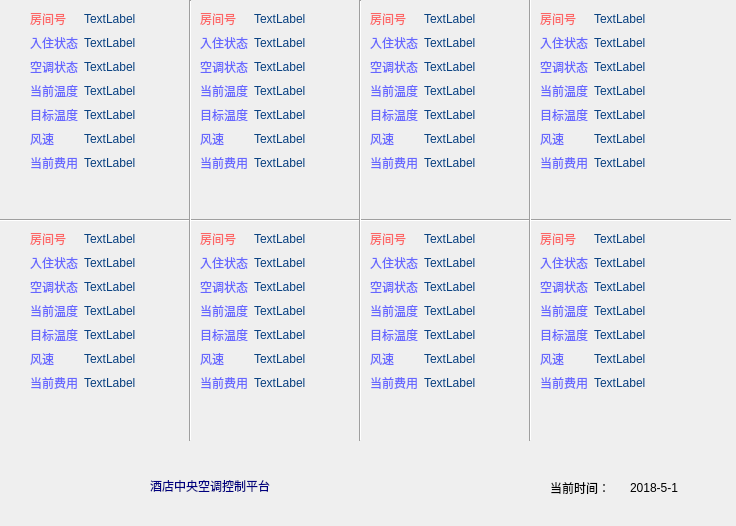
<?xml version="1.0" encoding="UTF-8"?>
<ui version="4.0">
 <class>Control_desk</class>
 <widget class="QWidget" name="Control_desk">
  <property name="geometry">
   <rect>
    <x>0</x>
    <y>0</y>
    <width>736</width>
    <height>526</height>
   </rect>
  </property>
  <property name="windowTitle">
   <string>Form</string>
  </property>
  <widget class="QLabel" name="label">
   <property name="geometry">
    <rect>
     <x>150</x>
     <y>470</y>
     <width>311</width>
     <height>31</height>
    </rect>
   </property>
   <property name="styleSheet">
    <string notr="true">
font:30pt &quot;Wawati SC&quot;;
color:rgb(0, 0, 128)</string>
   </property>
   <property name="text">
    <string>酒店中央空调控制平台</string>
   </property>
  </widget>
  <widget class="QWidget" name="formLayoutWidget">
   <property name="geometry">
    <rect>
     <x>30</x>
     <y>10</y>
     <width>151</width>
     <height>196</height>
    </rect>
   </property>
   <layout class="QFormLayout" name="formLayout">
    <item row="0" column="0">
     <layout class="QVBoxLayout" name="verticalLayout">
      <item>
       <widget class="QLabel" name="label_2">
        <property name="styleSheet">
         <string notr="true">font: 14pt &quot;Wawati SC&quot;;
color:rgb(253, 102, 102)</string>
        </property>
        <property name="text">
         <string>房间号</string>
        </property>
       </widget>
      </item>
      <item>
       <widget class="QLabel" name="label_3">
        <property name="styleSheet">
         <string notr="true">font: 14pt &quot;Wawati SC&quot;;
color:rgb(102, 102, 255)</string>
        </property>
        <property name="text">
         <string>入住状态</string>
        </property>
       </widget>
      </item>
      <item>
       <widget class="QLabel" name="label_4">
        <property name="styleSheet">
         <string notr="true">font: 14pt &quot;Wawati SC&quot;;
color:rgb(102, 102, 255)</string>
        </property>
        <property name="text">
         <string>空调状态</string>
        </property>
       </widget>
      </item>
     </layout>
    </item>
    <item row="0" column="1">
     <layout class="QVBoxLayout" name="verticalLayout_4">
      <item>
       <widget class="QLabel" name="room1">
        <property name="styleSheet">
         <string notr="true">font: 14pt &quot;Wawati SC&quot;;
color:rgb(7, 64, 128)</string>
        </property>
        <property name="text">
         <string>TextLabel</string>
        </property>
       </widget>
      </item>
      <item>
       <widget class="QLabel" name="f_state1">
        <property name="styleSheet">
         <string notr="true">font: 14pt &quot;Wawati SC&quot;;
color:rgb(7, 64, 128)</string>
        </property>
        <property name="text">
         <string>TextLabel</string>
        </property>
       </widget>
      </item>
      <item>
       <widget class="QLabel" name="a_state1">
        <property name="styleSheet">
         <string notr="true">font: 14pt &quot;Wawati SC&quot;;
color:rgb(7, 64, 128)</string>
        </property>
        <property name="text">
         <string>TextLabel</string>
        </property>
       </widget>
      </item>
     </layout>
    </item>
    <item row="1" column="0">
     <layout class="QVBoxLayout" name="verticalLayout_3">
      <item>
       <widget class="QLabel" name="label_6">
        <property name="styleSheet">
         <string notr="true">font: 14pt &quot;Wawati SC&quot;;
color:rgb(102, 102, 255)</string>
        </property>
        <property name="text">
         <string>当前温度</string>
        </property>
       </widget>
      </item>
      <item>
       <widget class="QLabel" name="label_7">
        <property name="styleSheet">
         <string notr="true">font: 14pt &quot;Wawati SC&quot;;
color:rgb(102, 102, 255)</string>
        </property>
        <property name="text">
         <string>目标温度</string>
        </property>
       </widget>
      </item>
      <item>
       <widget class="QLabel" name="label_5">
        <property name="styleSheet">
         <string notr="true">font: 14pt &quot;Wawati SC&quot;;
color:rgb(102, 102, 255)</string>
        </property>
        <property name="text">
         <string>风速</string>
        </property>
       </widget>
      </item>
      <item>
       <widget class="QLabel" name="label_8">
        <property name="styleSheet">
         <string notr="true">font: 14pt &quot;Wawati SC&quot;;
color:rgb(102, 102, 255)</string>
        </property>
        <property name="text">
         <string>当前费用</string>
        </property>
       </widget>
      </item>
     </layout>
    </item>
    <item row="1" column="1">
     <layout class="QVBoxLayout" name="verticalLayout_5">
      <item>
       <widget class="QLabel" name="tmp1">
        <property name="styleSheet">
         <string notr="true">font: 14pt &quot;Wawati SC&quot;;
color:rgb(7, 64, 128)</string>
        </property>
        <property name="text">
         <string>TextLabel</string>
        </property>
       </widget>
      </item>
      <item>
       <widget class="QLabel" name="tar1">
        <property name="styleSheet">
         <string notr="true">font: 14pt &quot;Wawati SC&quot;;
color:rgb(7, 64, 128)</string>
        </property>
        <property name="text">
         <string>TextLabel</string>
        </property>
       </widget>
      </item>
      <item>
       <widget class="QLabel" name="speed1">
        <property name="styleSheet">
         <string notr="true">font: 14pt &quot;Wawati SC&quot;;
color:rgb(7, 64, 128)</string>
        </property>
        <property name="text">
         <string>TextLabel</string>
        </property>
       </widget>
      </item>
      <item>
       <widget class="QLabel" name="fee1">
        <property name="styleSheet">
         <string notr="true">font: 14pt &quot;Wawati SC&quot;;
color:rgb(7, 64, 128)</string>
        </property>
        <property name="text">
         <string>TextLabel</string>
        </property>
       </widget>
      </item>
     </layout>
    </item>
   </layout>
  </widget>
  <widget class="QWidget" name="formLayoutWidget_2">
   <property name="geometry">
    <rect>
     <x>200</x>
     <y>10</y>
     <width>151</width>
     <height>196</height>
    </rect>
   </property>
   <layout class="QFormLayout" name="formLayout_2">
    <item row="0" column="0">
     <layout class="QVBoxLayout" name="verticalLayout_6">
      <item>
       <widget class="QLabel" name="label_15">
        <property name="styleSheet">
         <string notr="true">font: 14pt &quot;Wawati SC&quot;;
color:rgb(253, 102, 102)</string>
        </property>
        <property name="text">
         <string>房间号</string>
        </property>
       </widget>
      </item>
      <item>
       <widget class="QLabel" name="label_16">
        <property name="styleSheet">
         <string notr="true">font: 14pt &quot;Wawati SC&quot;;
color:rgb(102, 102, 255)</string>
        </property>
        <property name="text">
         <string>入住状态</string>
        </property>
       </widget>
      </item>
      <item>
       <widget class="QLabel" name="label_17">
        <property name="styleSheet">
         <string notr="true">font: 14pt &quot;Wawati SC&quot;;
color:rgb(102, 102, 255)</string>
        </property>
        <property name="text">
         <string>空调状态</string>
        </property>
       </widget>
      </item>
     </layout>
    </item>
    <item row="0" column="1">
     <layout class="QVBoxLayout" name="verticalLayout_7">
      <item>
       <widget class="QLabel" name="room2">
        <property name="styleSheet">
         <string notr="true">font: 14pt &quot;Wawati SC&quot;;
color:rgb(7, 64, 128)</string>
        </property>
        <property name="text">
         <string>TextLabel</string>
        </property>
       </widget>
      </item>
      <item>
       <widget class="QLabel" name="f_state2">
        <property name="styleSheet">
         <string notr="true">font: 14pt &quot;Wawati SC&quot;;
color:rgb(7, 64, 128)</string>
        </property>
        <property name="text">
         <string>TextLabel</string>
        </property>
       </widget>
      </item>
      <item>
       <widget class="QLabel" name="a_state2">
        <property name="styleSheet">
         <string notr="true">font: 14pt &quot;Wawati SC&quot;;
color:rgb(7, 64, 128)</string>
        </property>
        <property name="text">
         <string>TextLabel</string>
        </property>
       </widget>
      </item>
     </layout>
    </item>
    <item row="1" column="0">
     <layout class="QVBoxLayout" name="verticalLayout_8">
      <item>
       <widget class="QLabel" name="label_21">
        <property name="styleSheet">
         <string notr="true">font: 14pt &quot;Wawati SC&quot;;
color:rgb(102, 102, 255)</string>
        </property>
        <property name="text">
         <string>当前温度</string>
        </property>
       </widget>
      </item>
      <item>
       <widget class="QLabel" name="label_22">
        <property name="styleSheet">
         <string notr="true">font: 14pt &quot;Wawati SC&quot;;
color:rgb(102, 102, 255)</string>
        </property>
        <property name="text">
         <string>目标温度</string>
        </property>
       </widget>
      </item>
      <item>
       <widget class="QLabel" name="label_23">
        <property name="styleSheet">
         <string notr="true">font: 14pt &quot;Wawati SC&quot;;
color:rgb(102, 102, 255)</string>
        </property>
        <property name="text">
         <string>风速</string>
        </property>
       </widget>
      </item>
      <item>
       <widget class="QLabel" name="label_24">
        <property name="styleSheet">
         <string notr="true">font: 14pt &quot;Wawati SC&quot;;
color:rgb(102, 102, 255)</string>
        </property>
        <property name="text">
         <string>当前费用</string>
        </property>
       </widget>
      </item>
     </layout>
    </item>
    <item row="1" column="1">
     <layout class="QVBoxLayout" name="verticalLayout_9">
      <item>
       <widget class="QLabel" name="tmp2">
        <property name="styleSheet">
         <string notr="true">font: 14pt &quot;Wawati SC&quot;;
color:rgb(7, 64, 128)</string>
        </property>
        <property name="text">
         <string>TextLabel</string>
        </property>
       </widget>
      </item>
      <item>
       <widget class="QLabel" name="tar2">
        <property name="styleSheet">
         <string notr="true">font: 14pt &quot;Wawati SC&quot;;
color:rgb(7, 64, 128)</string>
        </property>
        <property name="text">
         <string>TextLabel</string>
        </property>
       </widget>
      </item>
      <item>
       <widget class="QLabel" name="speed2">
        <property name="styleSheet">
         <string notr="true">font: 14pt &quot;Wawati SC&quot;;
color:rgb(7, 64, 128)</string>
        </property>
        <property name="text">
         <string>TextLabel</string>
        </property>
       </widget>
      </item>
      <item>
       <widget class="QLabel" name="fee2">
        <property name="styleSheet">
         <string notr="true">font: 14pt &quot;Wawati SC&quot;;
color:rgb(7, 64, 128)</string>
        </property>
        <property name="text">
         <string>TextLabel</string>
        </property>
       </widget>
      </item>
     </layout>
    </item>
   </layout>
  </widget>
  <widget class="QWidget" name="formLayoutWidget_3">
   <property name="geometry">
    <rect>
     <x>370</x>
     <y>10</y>
     <width>151</width>
     <height>196</height>
    </rect>
   </property>
   <layout class="QFormLayout" name="formLayout_3">
    <item row="0" column="0">
     <layout class="QVBoxLayout" name="verticalLayout_10">
      <item>
       <widget class="QLabel" name="label_28">
        <property name="styleSheet">
         <string notr="true">font: 14pt &quot;Wawati SC&quot;;
color:rgb(253, 102, 102)</string>
        </property>
        <property name="text">
         <string>房间号</string>
        </property>
       </widget>
      </item>
      <item>
       <widget class="QLabel" name="label_29">
        <property name="styleSheet">
         <string notr="true">font: 14pt &quot;Wawati SC&quot;;
color:rgb(102, 102, 255)</string>
        </property>
        <property name="text">
         <string>入住状态</string>
        </property>
       </widget>
      </item>
      <item>
       <widget class="QLabel" name="label_30">
        <property name="styleSheet">
         <string notr="true">font: 14pt &quot;Wawati SC&quot;;
color:rgb(102, 102, 255)</string>
        </property>
        <property name="text">
         <string>空调状态</string>
        </property>
       </widget>
      </item>
     </layout>
    </item>
    <item row="0" column="1">
     <layout class="QVBoxLayout" name="verticalLayout_11">
      <item>
       <widget class="QLabel" name="room3">
        <property name="styleSheet">
         <string notr="true">font: 14pt &quot;Wawati SC&quot;;
color:rgb(7, 64, 128)</string>
        </property>
        <property name="text">
         <string>TextLabel</string>
        </property>
       </widget>
      </item>
      <item>
       <widget class="QLabel" name="f_state3">
        <property name="styleSheet">
         <string notr="true">font: 14pt &quot;Wawati SC&quot;;
color:rgb(7, 64, 128)</string>
        </property>
        <property name="text">
         <string>TextLabel</string>
        </property>
       </widget>
      </item>
      <item>
       <widget class="QLabel" name="a_state3">
        <property name="styleSheet">
         <string notr="true">font: 14pt &quot;Wawati SC&quot;;
color:rgb(7, 64, 128)</string>
        </property>
        <property name="text">
         <string>TextLabel</string>
        </property>
       </widget>
      </item>
     </layout>
    </item>
    <item row="1" column="0">
     <layout class="QVBoxLayout" name="verticalLayout_12">
      <item>
       <widget class="QLabel" name="label_34">
        <property name="styleSheet">
         <string notr="true">font: 14pt &quot;Wawati SC&quot;;
color:rgb(102, 102, 255)</string>
        </property>
        <property name="text">
         <string>当前温度</string>
        </property>
       </widget>
      </item>
      <item>
       <widget class="QLabel" name="label_35">
        <property name="styleSheet">
         <string notr="true">font: 14pt &quot;Wawati SC&quot;;
color:rgb(102, 102, 255)</string>
        </property>
        <property name="text">
         <string>目标温度</string>
        </property>
       </widget>
      </item>
      <item>
       <widget class="QLabel" name="label_36">
        <property name="styleSheet">
         <string notr="true">font: 14pt &quot;Wawati SC&quot;;
color:rgb(102, 102, 255)</string>
        </property>
        <property name="text">
         <string>风速</string>
        </property>
       </widget>
      </item>
      <item>
       <widget class="QLabel" name="label_37">
        <property name="styleSheet">
         <string notr="true">font: 14pt &quot;Wawati SC&quot;;
color:rgb(102, 102, 255)</string>
        </property>
        <property name="text">
         <string>当前费用</string>
        </property>
       </widget>
      </item>
     </layout>
    </item>
    <item row="1" column="1">
     <layout class="QVBoxLayout" name="verticalLayout_13">
      <item>
       <widget class="QLabel" name="tmp3">
        <property name="styleSheet">
         <string notr="true">font: 14pt &quot;Wawati SC&quot;;
color:rgb(7, 64, 128)</string>
        </property>
        <property name="text">
         <string>TextLabel</string>
        </property>
       </widget>
      </item>
      <item>
       <widget class="QLabel" name="tar3">
        <property name="styleSheet">
         <string notr="true">font: 14pt &quot;Wawati SC&quot;;
color:rgb(7, 64, 128)</string>
        </property>
        <property name="text">
         <string>TextLabel</string>
        </property>
       </widget>
      </item>
      <item>
       <widget class="QLabel" name="speed3">
        <property name="styleSheet">
         <string notr="true">font: 14pt &quot;Wawati SC&quot;;
color:rgb(7, 64, 128)</string>
        </property>
        <property name="text">
         <string>TextLabel</string>
        </property>
       </widget>
      </item>
      <item>
       <widget class="QLabel" name="fee3">
        <property name="styleSheet">
         <string notr="true">font: 14pt &quot;Wawati SC&quot;;
color:rgb(7, 64, 128)</string>
        </property>
        <property name="text">
         <string>TextLabel</string>
        </property>
       </widget>
      </item>
     </layout>
    </item>
   </layout>
  </widget>
  <widget class="QWidget" name="formLayoutWidget_4">
   <property name="geometry">
    <rect>
     <x>540</x>
     <y>10</y>
     <width>151</width>
     <height>196</height>
    </rect>
   </property>
   <layout class="QFormLayout" name="formLayout_4">
    <item row="0" column="0">
     <layout class="QVBoxLayout" name="verticalLayout_14">
      <item>
       <widget class="QLabel" name="label_41">
        <property name="styleSheet">
         <string notr="true">font: 14pt &quot;Wawati SC&quot;;
color:rgb(253, 102, 102)</string>
        </property>
        <property name="text">
         <string>房间号</string>
        </property>
       </widget>
      </item>
      <item>
       <widget class="QLabel" name="label_42">
        <property name="styleSheet">
         <string notr="true">font: 14pt &quot;Wawati SC&quot;;
color:rgb(102, 102, 255)</string>
        </property>
        <property name="text">
         <string>入住状态</string>
        </property>
       </widget>
      </item>
      <item>
       <widget class="QLabel" name="label_43">
        <property name="styleSheet">
         <string notr="true">font: 14pt &quot;Wawati SC&quot;;
color:rgb(102, 102, 255)</string>
        </property>
        <property name="text">
         <string>空调状态</string>
        </property>
       </widget>
      </item>
     </layout>
    </item>
    <item row="0" column="1">
     <layout class="QVBoxLayout" name="verticalLayout_15">
      <item>
       <widget class="QLabel" name="room4">
        <property name="styleSheet">
         <string notr="true">font: 14pt &quot;Wawati SC&quot;;
color:rgb(7, 64, 128)</string>
        </property>
        <property name="text">
         <string>TextLabel</string>
        </property>
       </widget>
      </item>
      <item>
       <widget class="QLabel" name="f_state4">
        <property name="styleSheet">
         <string notr="true">font: 14pt &quot;Wawati SC&quot;;
color:rgb(7, 64, 128)</string>
        </property>
        <property name="text">
         <string>TextLabel</string>
        </property>
       </widget>
      </item>
      <item>
       <widget class="QLabel" name="a_state4">
        <property name="styleSheet">
         <string notr="true">font: 14pt &quot;Wawati SC&quot;;
color:rgb(7, 64, 128)</string>
        </property>
        <property name="text">
         <string>TextLabel</string>
        </property>
       </widget>
      </item>
     </layout>
    </item>
    <item row="1" column="0">
     <layout class="QVBoxLayout" name="verticalLayout_16">
      <item>
       <widget class="QLabel" name="label_47">
        <property name="styleSheet">
         <string notr="true">font: 14pt &quot;Wawati SC&quot;;
color:rgb(102, 102, 255)</string>
        </property>
        <property name="text">
         <string>当前温度</string>
        </property>
       </widget>
      </item>
      <item>
       <widget class="QLabel" name="label_48">
        <property name="styleSheet">
         <string notr="true">font: 14pt &quot;Wawati SC&quot;;
color:rgb(102, 102, 255)</string>
        </property>
        <property name="text">
         <string>目标温度</string>
        </property>
       </widget>
      </item>
      <item>
       <widget class="QLabel" name="label_49">
        <property name="styleSheet">
         <string notr="true">font: 14pt &quot;Wawati SC&quot;;
color:rgb(102, 102, 255)</string>
        </property>
        <property name="text">
         <string>风速</string>
        </property>
       </widget>
      </item>
      <item>
       <widget class="QLabel" name="label_50">
        <property name="styleSheet">
         <string notr="true">font: 14pt &quot;Wawati SC&quot;;
color:rgb(102, 102, 255)</string>
        </property>
        <property name="text">
         <string>当前费用</string>
        </property>
       </widget>
      </item>
     </layout>
    </item>
    <item row="1" column="1">
     <layout class="QVBoxLayout" name="verticalLayout_17">
      <item>
       <widget class="QLabel" name="tmp4">
        <property name="styleSheet">
         <string notr="true">font: 14pt &quot;Wawati SC&quot;;
color:rgb(7, 64, 128)</string>
        </property>
        <property name="text">
         <string>TextLabel</string>
        </property>
       </widget>
      </item>
      <item>
       <widget class="QLabel" name="tar4">
        <property name="styleSheet">
         <string notr="true">font: 14pt &quot;Wawati SC&quot;;
color:rgb(7, 64, 128)</string>
        </property>
        <property name="text">
         <string>TextLabel</string>
        </property>
       </widget>
      </item>
      <item>
       <widget class="QLabel" name="speed4">
        <property name="styleSheet">
         <string notr="true">font: 14pt &quot;Wawati SC&quot;;
color:rgb(7, 64, 128)</string>
        </property>
        <property name="text">
         <string>TextLabel</string>
        </property>
       </widget>
      </item>
      <item>
       <widget class="QLabel" name="fee4">
        <property name="styleSheet">
         <string notr="true">font: 14pt &quot;Wawati SC&quot;;
color:rgb(7, 64, 128)</string>
        </property>
        <property name="text">
         <string>TextLabel</string>
        </property>
       </widget>
      </item>
     </layout>
    </item>
   </layout>
  </widget>
  <widget class="QWidget" name="formLayoutWidget_5">
   <property name="geometry">
    <rect>
     <x>30</x>
     <y>230</y>
     <width>151</width>
     <height>196</height>
    </rect>
   </property>
   <layout class="QFormLayout" name="formLayout_5">
    <item row="0" column="0">
     <layout class="QVBoxLayout" name="verticalLayout_18">
      <item>
       <widget class="QLabel" name="label_54">
        <property name="styleSheet">
         <string notr="true">font: 14pt &quot;Wawati SC&quot;;
color:rgb(253, 102, 102)</string>
        </property>
        <property name="text">
         <string>房间号</string>
        </property>
       </widget>
      </item>
      <item>
       <widget class="QLabel" name="label_55">
        <property name="styleSheet">
         <string notr="true">font: 14pt &quot;Wawati SC&quot;;
color:rgb(102, 102, 255)</string>
        </property>
        <property name="text">
         <string>入住状态</string>
        </property>
       </widget>
      </item>
      <item>
       <widget class="QLabel" name="label_56">
        <property name="styleSheet">
         <string notr="true">font: 14pt &quot;Wawati SC&quot;;
color:rgb(102, 102, 255)</string>
        </property>
        <property name="text">
         <string>空调状态</string>
        </property>
       </widget>
      </item>
     </layout>
    </item>
    <item row="0" column="1">
     <layout class="QVBoxLayout" name="verticalLayout_19">
      <item>
       <widget class="QLabel" name="room5">
        <property name="styleSheet">
         <string notr="true">font: 14pt &quot;Wawati SC&quot;;
color:rgb(7, 64, 128)</string>
        </property>
        <property name="text">
         <string>TextLabel</string>
        </property>
       </widget>
      </item>
      <item>
       <widget class="QLabel" name="f_state5">
        <property name="styleSheet">
         <string notr="true">font: 14pt &quot;Wawati SC&quot;;
color:rgb(7, 64, 128)</string>
        </property>
        <property name="text">
         <string>TextLabel</string>
        </property>
       </widget>
      </item>
      <item>
       <widget class="QLabel" name="a_state5">
        <property name="styleSheet">
         <string notr="true">font: 14pt &quot;Wawati SC&quot;;
color:rgb(7, 64, 128)</string>
        </property>
        <property name="text">
         <string>TextLabel</string>
        </property>
       </widget>
      </item>
     </layout>
    </item>
    <item row="1" column="0">
     <layout class="QVBoxLayout" name="verticalLayout_20">
      <item>
       <widget class="QLabel" name="label_60">
        <property name="styleSheet">
         <string notr="true">font: 14pt &quot;Wawati SC&quot;;
color:rgb(102, 102, 255)</string>
        </property>
        <property name="text">
         <string>当前温度</string>
        </property>
       </widget>
      </item>
      <item>
       <widget class="QLabel" name="label_61">
        <property name="styleSheet">
         <string notr="true">font: 14pt &quot;Wawati SC&quot;;
color:rgb(102, 102, 255)</string>
        </property>
        <property name="text">
         <string>目标温度</string>
        </property>
       </widget>
      </item>
      <item>
       <widget class="QLabel" name="label_62">
        <property name="styleSheet">
         <string notr="true">font: 14pt &quot;Wawati SC&quot;;
color:rgb(102, 102, 255)</string>
        </property>
        <property name="text">
         <string>风速</string>
        </property>
       </widget>
      </item>
      <item>
       <widget class="QLabel" name="label_63">
        <property name="styleSheet">
         <string notr="true">font: 14pt &quot;Wawati SC&quot;;
color:rgb(102, 102, 255)</string>
        </property>
        <property name="text">
         <string>当前费用</string>
        </property>
       </widget>
      </item>
     </layout>
    </item>
    <item row="1" column="1">
     <layout class="QVBoxLayout" name="verticalLayout_21">
      <item>
       <widget class="QLabel" name="tmp5">
        <property name="styleSheet">
         <string notr="true">font: 14pt &quot;Wawati SC&quot;;
color:rgb(7, 64, 128)</string>
        </property>
        <property name="text">
         <string>TextLabel</string>
        </property>
       </widget>
      </item>
      <item>
       <widget class="QLabel" name="tar5">
        <property name="styleSheet">
         <string notr="true">font: 14pt &quot;Wawati SC&quot;;
color:rgb(7, 64, 128)</string>
        </property>
        <property name="text">
         <string>TextLabel</string>
        </property>
       </widget>
      </item>
      <item>
       <widget class="QLabel" name="speed5">
        <property name="styleSheet">
         <string notr="true">font: 14pt &quot;Wawati SC&quot;;
color:rgb(7, 64, 128)</string>
        </property>
        <property name="text">
         <string>TextLabel</string>
        </property>
       </widget>
      </item>
      <item>
       <widget class="QLabel" name="fee5">
        <property name="styleSheet">
         <string notr="true">font: 14pt &quot;Wawati SC&quot;;
color:rgb(7, 64, 128)</string>
        </property>
        <property name="text">
         <string>TextLabel</string>
        </property>
       </widget>
      </item>
     </layout>
    </item>
   </layout>
  </widget>
  <widget class="QWidget" name="formLayoutWidget_6">
   <property name="geometry">
    <rect>
     <x>200</x>
     <y>230</y>
     <width>151</width>
     <height>196</height>
    </rect>
   </property>
   <layout class="QFormLayout" name="formLayout_6">
    <item row="0" column="0">
     <layout class="QVBoxLayout" name="verticalLayout_22">
      <item>
       <widget class="QLabel" name="label_67">
        <property name="styleSheet">
         <string notr="true">font: 14pt &quot;Wawati SC&quot;;
color:rgb(253, 102, 102)</string>
        </property>
        <property name="text">
         <string>房间号</string>
        </property>
       </widget>
      </item>
      <item>
       <widget class="QLabel" name="label_68">
        <property name="styleSheet">
         <string notr="true">font: 14pt &quot;Wawati SC&quot;;
color:rgb(102, 102, 255)</string>
        </property>
        <property name="text">
         <string>入住状态</string>
        </property>
       </widget>
      </item>
      <item>
       <widget class="QLabel" name="label_69">
        <property name="styleSheet">
         <string notr="true">font: 14pt &quot;Wawati SC&quot;;
color:rgb(102, 102, 255)</string>
        </property>
        <property name="text">
         <string>空调状态</string>
        </property>
       </widget>
      </item>
     </layout>
    </item>
    <item row="0" column="1">
     <layout class="QVBoxLayout" name="verticalLayout_23">
      <item>
       <widget class="QLabel" name="room6">
        <property name="styleSheet">
         <string notr="true">font: 14pt &quot;Wawati SC&quot;;
color:rgb(7, 64, 128)</string>
        </property>
        <property name="text">
         <string>TextLabel</string>
        </property>
       </widget>
      </item>
      <item>
       <widget class="QLabel" name="f_state6">
        <property name="styleSheet">
         <string notr="true">font: 14pt &quot;Wawati SC&quot;;
color:rgb(7, 64, 128)</string>
        </property>
        <property name="text">
         <string>TextLabel</string>
        </property>
       </widget>
      </item>
      <item>
       <widget class="QLabel" name="a_state6">
        <property name="styleSheet">
         <string notr="true">font: 14pt &quot;Wawati SC&quot;;
color:rgb(7, 64, 128)</string>
        </property>
        <property name="text">
         <string>TextLabel</string>
        </property>
       </widget>
      </item>
     </layout>
    </item>
    <item row="1" column="0">
     <layout class="QVBoxLayout" name="verticalLayout_24">
      <item>
       <widget class="QLabel" name="label_73">
        <property name="styleSheet">
         <string notr="true">font: 14pt &quot;Wawati SC&quot;;
color:rgb(102, 102, 255)</string>
        </property>
        <property name="text">
         <string>当前温度</string>
        </property>
       </widget>
      </item>
      <item>
       <widget class="QLabel" name="label_74">
        <property name="styleSheet">
         <string notr="true">font: 14pt &quot;Wawati SC&quot;;
color:rgb(102, 102, 255)</string>
        </property>
        <property name="text">
         <string>目标温度</string>
        </property>
       </widget>
      </item>
      <item>
       <widget class="QLabel" name="label_75">
        <property name="styleSheet">
         <string notr="true">font: 14pt &quot;Wawati SC&quot;;
color:rgb(102, 102, 255)</string>
        </property>
        <property name="text">
         <string>风速</string>
        </property>
       </widget>
      </item>
      <item>
       <widget class="QLabel" name="label_76">
        <property name="styleSheet">
         <string notr="true">font: 14pt &quot;Wawati SC&quot;;
color:rgb(102, 102, 255)</string>
        </property>
        <property name="text">
         <string>当前费用</string>
        </property>
       </widget>
      </item>
     </layout>
    </item>
    <item row="1" column="1">
     <layout class="QVBoxLayout" name="verticalLayout_25">
      <item>
       <widget class="QLabel" name="tmp6">
        <property name="styleSheet">
         <string notr="true">font: 14pt &quot;Wawati SC&quot;;
color:rgb(7, 64, 128)</string>
        </property>
        <property name="text">
         <string>TextLabel</string>
        </property>
       </widget>
      </item>
      <item>
       <widget class="QLabel" name="tar6">
        <property name="styleSheet">
         <string notr="true">font: 14pt &quot;Wawati SC&quot;;
color:rgb(7, 64, 128)</string>
        </property>
        <property name="text">
         <string>TextLabel</string>
        </property>
       </widget>
      </item>
      <item>
       <widget class="QLabel" name="speed6">
        <property name="styleSheet">
         <string notr="true">font: 14pt &quot;Wawati SC&quot;;
color:rgb(7, 64, 128)</string>
        </property>
        <property name="text">
         <string>TextLabel</string>
        </property>
       </widget>
      </item>
      <item>
       <widget class="QLabel" name="fee6">
        <property name="styleSheet">
         <string notr="true">font: 14pt &quot;Wawati SC&quot;;
color:rgb(7, 64, 128)</string>
        </property>
        <property name="text">
         <string>TextLabel</string>
        </property>
       </widget>
      </item>
     </layout>
    </item>
   </layout>
  </widget>
  <widget class="QWidget" name="formLayoutWidget_7">
   <property name="geometry">
    <rect>
     <x>370</x>
     <y>230</y>
     <width>151</width>
     <height>196</height>
    </rect>
   </property>
   <layout class="QFormLayout" name="formLayout_7">
    <item row="0" column="0">
     <layout class="QVBoxLayout" name="verticalLayout_26">
      <item>
       <widget class="QLabel" name="label_80">
        <property name="styleSheet">
         <string notr="true">font: 14pt &quot;Wawati SC&quot;;
color:rgb(253, 102, 102)</string>
        </property>
        <property name="text">
         <string>房间号</string>
        </property>
       </widget>
      </item>
      <item>
       <widget class="QLabel" name="label_81">
        <property name="styleSheet">
         <string notr="true">font: 14pt &quot;Wawati SC&quot;;
color:rgb(102, 102, 255)</string>
        </property>
        <property name="text">
         <string>入住状态</string>
        </property>
       </widget>
      </item>
      <item>
       <widget class="QLabel" name="label_82">
        <property name="styleSheet">
         <string notr="true">font: 14pt &quot;Wawati SC&quot;;
color:rgb(102, 102, 255)</string>
        </property>
        <property name="text">
         <string>空调状态</string>
        </property>
       </widget>
      </item>
     </layout>
    </item>
    <item row="0" column="1">
     <layout class="QVBoxLayout" name="verticalLayout_27">
      <item>
       <widget class="QLabel" name="room7">
        <property name="styleSheet">
         <string notr="true">font: 14pt &quot;Wawati SC&quot;;
color:rgb(7, 64, 128)</string>
        </property>
        <property name="text">
         <string>TextLabel</string>
        </property>
       </widget>
      </item>
      <item>
       <widget class="QLabel" name="f_state7">
        <property name="styleSheet">
         <string notr="true">font: 14pt &quot;Wawati SC&quot;;
color:rgb(7, 64, 128)</string>
        </property>
        <property name="text">
         <string>TextLabel</string>
        </property>
       </widget>
      </item>
      <item>
       <widget class="QLabel" name="a_state7">
        <property name="styleSheet">
         <string notr="true">font: 14pt &quot;Wawati SC&quot;;
color:rgb(7, 64, 128)</string>
        </property>
        <property name="text">
         <string>TextLabel</string>
        </property>
       </widget>
      </item>
     </layout>
    </item>
    <item row="1" column="0">
     <layout class="QVBoxLayout" name="verticalLayout_28">
      <item>
       <widget class="QLabel" name="label_86">
        <property name="styleSheet">
         <string notr="true">font: 14pt &quot;Wawati SC&quot;;
color:rgb(102, 102, 255)</string>
        </property>
        <property name="text">
         <string>当前温度</string>
        </property>
       </widget>
      </item>
      <item>
       <widget class="QLabel" name="label_87">
        <property name="styleSheet">
         <string notr="true">font: 14pt &quot;Wawati SC&quot;;
color:rgb(102, 102, 255)</string>
        </property>
        <property name="text">
         <string>目标温度</string>
        </property>
       </widget>
      </item>
      <item>
       <widget class="QLabel" name="label_88">
        <property name="styleSheet">
         <string notr="true">font: 14pt &quot;Wawati SC&quot;;
color:rgb(102, 102, 255)</string>
        </property>
        <property name="text">
         <string>风速</string>
        </property>
       </widget>
      </item>
      <item>
       <widget class="QLabel" name="label_89">
        <property name="styleSheet">
         <string notr="true">font: 14pt &quot;Wawati SC&quot;;
color:rgb(102, 102, 255)</string>
        </property>
        <property name="text">
         <string>当前费用</string>
        </property>
       </widget>
      </item>
     </layout>
    </item>
    <item row="1" column="1">
     <layout class="QVBoxLayout" name="verticalLayout_29">
      <item>
       <widget class="QLabel" name="tmp7">
        <property name="styleSheet">
         <string notr="true">font: 14pt &quot;Wawati SC&quot;;
color:rgb(7, 64, 128)</string>
        </property>
        <property name="text">
         <string>TextLabel</string>
        </property>
       </widget>
      </item>
      <item>
       <widget class="QLabel" name="tar7">
        <property name="styleSheet">
         <string notr="true">font: 14pt &quot;Wawati SC&quot;;
color:rgb(7, 64, 128)</string>
        </property>
        <property name="text">
         <string>TextLabel</string>
        </property>
       </widget>
      </item>
      <item>
       <widget class="QLabel" name="speed7">
        <property name="styleSheet">
         <string notr="true">font: 14pt &quot;Wawati SC&quot;;
color:rgb(7, 64, 128)</string>
        </property>
        <property name="text">
         <string>TextLabel</string>
        </property>
       </widget>
      </item>
      <item>
       <widget class="QLabel" name="fee7">
        <property name="styleSheet">
         <string notr="true">font: 14pt &quot;Wawati SC&quot;;
color:rgb(7, 64, 128)</string>
        </property>
        <property name="text">
         <string>TextLabel</string>
        </property>
       </widget>
      </item>
     </layout>
    </item>
   </layout>
  </widget>
  <widget class="QWidget" name="formLayoutWidget_8">
   <property name="geometry">
    <rect>
     <x>540</x>
     <y>230</y>
     <width>151</width>
     <height>196</height>
    </rect>
   </property>
   <layout class="QFormLayout" name="formLayout_8">
    <item row="0" column="0">
     <layout class="QVBoxLayout" name="verticalLayout_30">
      <item>
       <widget class="QLabel" name="label_93">
        <property name="styleSheet">
         <string notr="true">font: 14pt &quot;Wawati SC&quot;;
color:rgb(253, 102, 102)</string>
        </property>
        <property name="text">
         <string>房间号</string>
        </property>
       </widget>
      </item>
      <item>
       <widget class="QLabel" name="label_94">
        <property name="styleSheet">
         <string notr="true">font: 14pt &quot;Wawati SC&quot;;
color:rgb(102, 102, 255)</string>
        </property>
        <property name="text">
         <string>入住状态</string>
        </property>
       </widget>
      </item>
      <item>
       <widget class="QLabel" name="label_95">
        <property name="styleSheet">
         <string notr="true">font: 14pt &quot;Wawati SC&quot;;
color:rgb(102, 102, 255)</string>
        </property>
        <property name="text">
         <string>空调状态</string>
        </property>
       </widget>
      </item>
     </layout>
    </item>
    <item row="0" column="1">
     <layout class="QVBoxLayout" name="verticalLayout_31">
      <item>
       <widget class="QLabel" name="room8">
        <property name="styleSheet">
         <string notr="true">font: 14pt &quot;Wawati SC&quot;;
color:rgb(7, 64, 128)</string>
        </property>
        <property name="text">
         <string>TextLabel</string>
        </property>
       </widget>
      </item>
      <item>
       <widget class="QLabel" name="f_state8">
        <property name="styleSheet">
         <string notr="true">font: 14pt &quot;Wawati SC&quot;;
color:rgb(7, 64, 128)</string>
        </property>
        <property name="text">
         <string>TextLabel</string>
        </property>
       </widget>
      </item>
      <item>
       <widget class="QLabel" name="a_state8">
        <property name="styleSheet">
         <string notr="true">font: 14pt &quot;Wawati SC&quot;;
color:rgb(7, 64, 128)</string>
        </property>
        <property name="text">
         <string>TextLabel</string>
        </property>
       </widget>
      </item>
     </layout>
    </item>
    <item row="1" column="0">
     <layout class="QVBoxLayout" name="verticalLayout_32">
      <item>
       <widget class="QLabel" name="label_99">
        <property name="styleSheet">
         <string notr="true">font: 14pt &quot;Wawati SC&quot;;
color:rgb(102, 102, 255)</string>
        </property>
        <property name="text">
         <string>当前温度</string>
        </property>
       </widget>
      </item>
      <item>
       <widget class="QLabel" name="label_100">
        <property name="styleSheet">
         <string notr="true">font: 14pt &quot;Wawati SC&quot;;
color:rgb(102, 102, 255)</string>
        </property>
        <property name="text">
         <string>目标温度</string>
        </property>
       </widget>
      </item>
      <item>
       <widget class="QLabel" name="label_101">
        <property name="styleSheet">
         <string notr="true">font: 14pt &quot;Wawati SC&quot;;
color:rgb(102, 102, 255)</string>
        </property>
        <property name="text">
         <string>风速</string>
        </property>
       </widget>
      </item>
      <item>
       <widget class="QLabel" name="label_102">
        <property name="styleSheet">
         <string notr="true">font: 14pt &quot;Wawati SC&quot;;
color:rgb(102, 102, 255)</string>
        </property>
        <property name="text">
         <string>当前费用</string>
        </property>
       </widget>
      </item>
     </layout>
    </item>
    <item row="1" column="1">
     <layout class="QVBoxLayout" name="verticalLayout_33">
      <item>
       <widget class="QLabel" name="tmp8">
        <property name="styleSheet">
         <string notr="true">font: 14pt &quot;Wawati SC&quot;;
color:rgb(7, 64, 128)</string>
        </property>
        <property name="text">
         <string>TextLabel</string>
        </property>
       </widget>
      </item>
      <item>
       <widget class="QLabel" name="tar8">
        <property name="styleSheet">
         <string notr="true">font: 14pt &quot;Wawati SC&quot;;
color:rgb(7, 64, 128)</string>
        </property>
        <property name="text">
         <string>TextLabel</string>
        </property>
       </widget>
      </item>
      <item>
       <widget class="QLabel" name="speed8">
        <property name="styleSheet">
         <string notr="true">font: 14pt &quot;Wawati SC&quot;;
color:rgb(7, 64, 128)</string>
        </property>
        <property name="text">
         <string>TextLabel</string>
        </property>
       </widget>
      </item>
      <item>
       <widget class="QLabel" name="fee8">
        <property name="styleSheet">
         <string notr="true">font: 14pt &quot;Wawati SC&quot;;
color:rgb(7, 64, 128)</string>
        </property>
        <property name="text">
         <string>TextLabel</string>
        </property>
       </widget>
      </item>
     </layout>
    </item>
   </layout>
  </widget>
  <widget class="QLabel" name="label_114">
   <property name="geometry">
    <rect>
     <x>470</x>
     <y>450</y>
     <width>60</width>
     <height>51</height>
    </rect>
   </property>
   <property name="text">
    <string/>
   </property>
   <property name="pixmap">
    <pixmap resource="resource.qrc">:/new/prefix1/fang.png</pixmap>
   </property>
   <property name="scaledContents">
    <bool>true</bool>
   </property>
  </widget>
  <widget class="Line" name="line">
   <property name="geometry">
    <rect>
     <x>0</x>
     <y>210</y>
     <width>731</width>
     <height>20</height>
    </rect>
   </property>
   <property name="orientation">
    <enum>Qt::Horizontal</enum>
   </property>
  </widget>
  <widget class="Line" name="line_2">
   <property name="geometry">
    <rect>
     <x>180</x>
     <y>0</y>
     <width>20</width>
     <height>441</height>
    </rect>
   </property>
   <property name="orientation">
    <enum>Qt::Vertical</enum>
   </property>
  </widget>
  <widget class="Line" name="line_3">
   <property name="geometry">
    <rect>
     <x>350</x>
     <y>0</y>
     <width>20</width>
     <height>441</height>
    </rect>
   </property>
   <property name="orientation">
    <enum>Qt::Vertical</enum>
   </property>
  </widget>
  <widget class="Line" name="line_4">
   <property name="geometry">
    <rect>
     <x>520</x>
     <y>-10</y>
     <width>20</width>
     <height>451</height>
    </rect>
   </property>
   <property name="orientation">
    <enum>Qt::Vertical</enum>
   </property>
  </widget>
  <widget class="QLabel" name="label_9">
   <property name="geometry">
    <rect>
     <x>550</x>
     <y>480</y>
     <width>60</width>
     <height>16</height>
    </rect>
   </property>
   <property name="text">
    <string>当前时间：</string>
   </property>
  </widget>
  <widget class="QLabel" name="time">
   <property name="geometry">
    <rect>
     <x>630</x>
     <y>480</y>
     <width>60</width>
     <height>16</height>
    </rect>
   </property>
   <property name="text">
    <string>2018-5-1</string>
   </property>
  </widget>
 </widget>
 <resources>
  <include location="resource.qrc"/>
 </resources>
 <connections/>
</ui>
